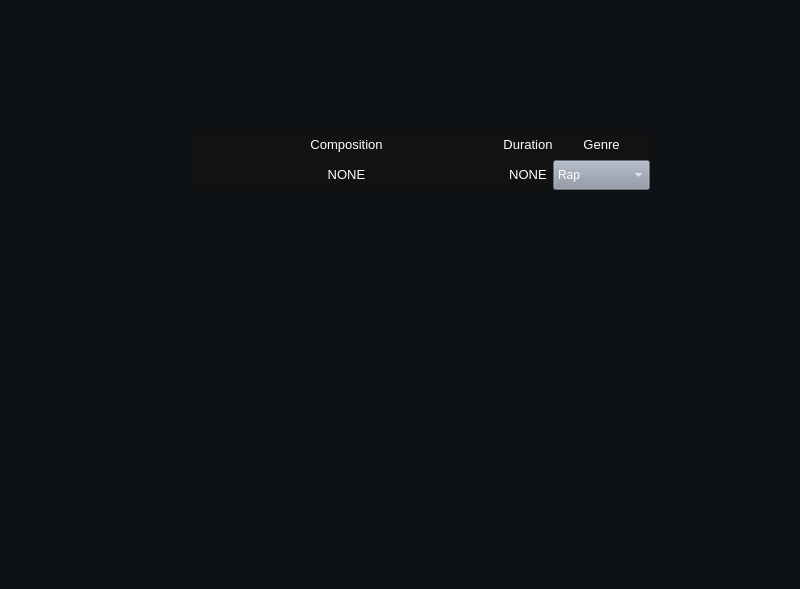
<?xml version="1.0" encoding="UTF-8"?>
<ui version="4.0">
 <class>MainWindow</class>
 <widget class="QMainWindow" name="MainWindow">
  <property name="geometry">
   <rect>
    <x>0</x>
    <y>0</y>
    <width>800</width>
    <height>589</height>
   </rect>
  </property>
  <property name="windowTitle">
   <string>MainWindow</string>
  </property>
  <property name="styleSheet">
   <string notr="true">background-color: #0E1116;
color: white</string>
  </property>
  <widget class="QWidget" name="centralwidget">
   <widget class="QWidget" name="layoutWidget">
    <property name="geometry">
     <rect>
      <x>180</x>
      <y>50</y>
      <width>460</width>
      <height>60</height>
     </rect>
    </property>
    <layout class="QHBoxLayout" name="horizontalLayout">
     <property name="spacing">
      <number>0</number>
     </property>
    </layout>
   </widget>
   <widget class="QWidget" name="layoutWidget_2">
    <property name="geometry">
     <rect>
      <x>190</x>
      <y>130</y>
      <width>460</width>
      <height>60</height>
     </rect>
    </property>
    <layout class="QHBoxLayout" name="horizontalLayout_3">
     <property name="spacing">
      <number>0</number>
     </property>
     <item>
      <widget class="QWidget" name="widget_5" native="true">
       <layout class="QGridLayout" name="gridLayout_4">
        <property name="leftMargin">
         <number>0</number>
        </property>
        <property name="topMargin">
         <number>0</number>
        </property>
        <property name="rightMargin">
         <number>0</number>
        </property>
        <property name="bottomMargin">
         <number>0</number>
        </property>
        <property name="spacing">
         <number>0</number>
        </property>
        <item row="0" column="0">
         <layout class="QVBoxLayout" name="verticalLayout_2">
          <property name="spacing">
           <number>0</number>
          </property>
          <item>
           <widget class="QLabel" name="label_Title_Composition_2">
            <property name="sizePolicy">
             <sizepolicy hsizetype="Minimum" vsizetype="Minimum">
              <horstretch>0</horstretch>
              <verstretch>0</verstretch>
             </sizepolicy>
            </property>
            <property name="styleSheet">
             <string notr="true">background-color: #121212;
color: white</string>
            </property>
            <property name="text">
             <string>&lt;html&gt;&lt;head/&gt;&lt;body&gt;&lt;p align=&quot;center&quot;&gt;&lt;span style=&quot; font-size:10pt;&quot;&gt;Composition&lt;/span&gt;&lt;/p&gt;&lt;/body&gt;&lt;/html&gt;</string>
            </property>
           </widget>
          </item>
          <item>
           <widget class="QLabel" name="label_CompositionName_2">
            <property name="styleSheet">
             <string notr="true">background-color: #121212;
color: white</string>
            </property>
            <property name="text">
             <string>&lt;html&gt;&lt;head/&gt;&lt;body&gt;&lt;p align=&quot;center&quot;&gt;&lt;span style=&quot; font-size:10pt;&quot;&gt;NONE&lt;/span&gt;&lt;/p&gt;&lt;/body&gt;&lt;/html&gt;</string>
            </property>
           </widget>
          </item>
         </layout>
        </item>
       </layout>
      </widget>
     </item>
     <item>
      <widget class="QWidget" name="widget_6" native="true">
       <property name="sizePolicy">
        <sizepolicy hsizetype="Maximum" vsizetype="Preferred">
         <horstretch>0</horstretch>
         <verstretch>0</verstretch>
        </sizepolicy>
       </property>
       <layout class="QGridLayout" name="gridLayout_6">
        <property name="leftMargin">
         <number>0</number>
        </property>
        <property name="topMargin">
         <number>0</number>
        </property>
        <property name="rightMargin">
         <number>0</number>
        </property>
        <property name="bottomMargin">
         <number>0</number>
        </property>
        <property name="spacing">
         <number>0</number>
        </property>
        <item row="0" column="0">
         <layout class="QVBoxLayout" name="verticalLayout_4">
          <property name="spacing">
           <number>0</number>
          </property>
          <item>
           <widget class="QLabel" name="label_Title_Duration_2">
            <property name="sizePolicy">
             <sizepolicy hsizetype="Preferred" vsizetype="Preferred">
              <horstretch>0</horstretch>
              <verstretch>0</verstretch>
             </sizepolicy>
            </property>
            <property name="styleSheet">
             <string notr="true">background-color: #121212;
color: white</string>
            </property>
            <property name="text">
             <string>&lt;html&gt;&lt;head/&gt;&lt;body&gt;&lt;p align=&quot;center&quot;&gt;&lt;span style=&quot; font-size:10pt;&quot;&gt;Duration&lt;/span&gt;&lt;/p&gt;&lt;/body&gt;&lt;/html&gt;</string>
            </property>
           </widget>
          </item>
          <item>
           <widget class="QLabel" name="label_CompositionDuration_2">
            <property name="sizePolicy">
             <sizepolicy hsizetype="Preferred" vsizetype="Preferred">
              <horstretch>0</horstretch>
              <verstretch>0</verstretch>
             </sizepolicy>
            </property>
            <property name="styleSheet">
             <string notr="true">background-color: #121212;
color: white</string>
            </property>
            <property name="text">
             <string>&lt;html&gt;&lt;head/&gt;&lt;body&gt;&lt;p align=&quot;center&quot;&gt;&lt;span style=&quot; font-size:10pt;&quot;&gt;NONE&lt;/span&gt;&lt;/p&gt;&lt;/body&gt;&lt;/html&gt;</string>
            </property>
           </widget>
          </item>
         </layout>
        </item>
       </layout>
      </widget>
     </item>
     <item>
      <widget class="QWidget" name="widget_7" native="true">
       <property name="sizePolicy">
        <sizepolicy hsizetype="Maximum" vsizetype="Preferred">
         <horstretch>0</horstretch>
         <verstretch>0</verstretch>
        </sizepolicy>
       </property>
       <layout class="QGridLayout" name="gridLayout_7">
        <property name="leftMargin">
         <number>0</number>
        </property>
        <property name="topMargin">
         <number>0</number>
        </property>
        <property name="rightMargin">
         <number>0</number>
        </property>
        <property name="bottomMargin">
         <number>0</number>
        </property>
        <property name="spacing">
         <number>0</number>
        </property>
        <item row="0" column="0">
         <layout class="QVBoxLayout" name="verticalLayout_6">
          <property name="spacing">
           <number>0</number>
          </property>
          <item>
           <widget class="QLabel" name="label_Title_Genre_2">
            <property name="sizePolicy">
             <sizepolicy hsizetype="Preferred" vsizetype="Preferred">
              <horstretch>0</horstretch>
              <verstretch>0</verstretch>
             </sizepolicy>
            </property>
            <property name="styleSheet">
             <string notr="true">background-color: #121212;
color: white</string>
            </property>
            <property name="text">
             <string>&lt;html&gt;&lt;head/&gt;&lt;body&gt;&lt;p align=&quot;center&quot;&gt;&lt;span style=&quot; font-size:10pt;&quot;&gt;Genre&lt;/span&gt;&lt;/p&gt;&lt;/body&gt;&lt;/html&gt;</string>
            </property>
           </widget>
          </item>
          <item>
           <widget class="QComboBox" name="comboBox_Genre_2">
            <property name="sizePolicy">
             <sizepolicy hsizetype="Preferred" vsizetype="Preferred">
              <horstretch>0</horstretch>
              <verstretch>0</verstretch>
             </sizepolicy>
            </property>
            <property name="styleSheet">
             <string notr="true">background-color: #8b94a3;
color: white</string>
            </property>
            <item>
             <property name="text">
              <string>Rap</string>
             </property>
            </item>
            <item>
             <property name="text">
              <string>Jazz</string>
             </property>
            </item>
            <item>
             <property name="text">
              <string>Pop</string>
             </property>
            </item>
            <item>
             <property name="text">
              <string>Rock</string>
             </property>
            </item>
            <item>
             <property name="text">
              <string>Opera</string>
             </property>
            </item>
            <item>
             <property name="text">
              <string>Classical</string>
             </property>
            </item>
            <item>
             <property name="text">
              <string>Heavy metal</string>
             </property>
            </item>
           </widget>
          </item>
         </layout>
        </item>
       </layout>
      </widget>
     </item>
    </layout>
   </widget>
  </widget>
  <widget class="QMenuBar" name="menubar">
   <property name="geometry">
    <rect>
     <x>0</x>
     <y>0</y>
     <width>800</width>
     <height>21</height>
    </rect>
   </property>
  </widget>
  <widget class="QStatusBar" name="statusbar"/>
 </widget>
 <resources>
  <include location="Icons.qrc"/>
 </resources>
 <connections/>
</ui>
